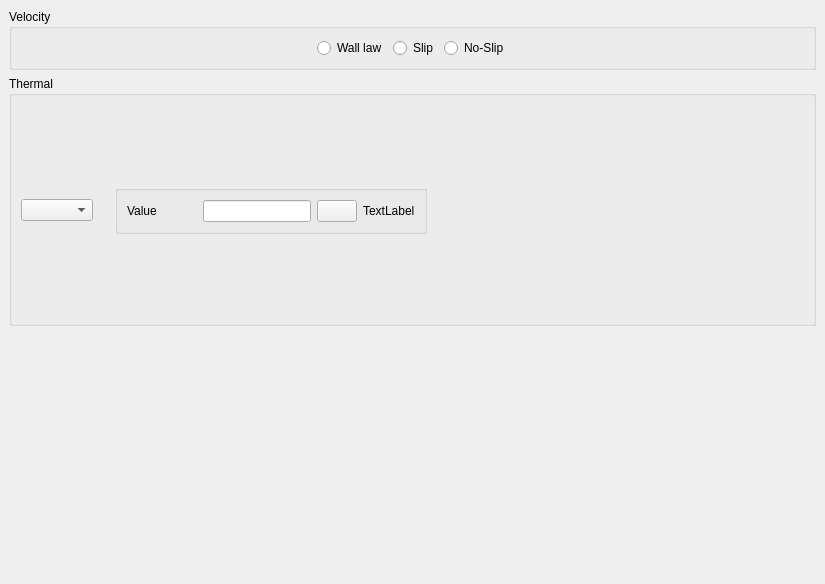
<?xml version="1.0" encoding="UTF-8"?>
<ui version="4.0">
 <class>ImmersedBoundariesBoundaryConditionsWall</class>
 <widget class="QWidget" name="ImmersedBoundariesBoundaryConditionsWall">
  <property name="geometry">
   <rect>
    <x>0</x>
    <y>0</y>
    <width>825</width>
    <height>584</height>
   </rect>
  </property>
  <property name="windowTitle">
   <string>Form</string>
  </property>
  <layout class="QVBoxLayout">
   <property name="spacing">
    <number>6</number>
   </property>
   <property name="leftMargin">
    <number>9</number>
   </property>
   <property name="topMargin">
    <number>9</number>
   </property>
   <property name="rightMargin">
    <number>9</number>
   </property>
   <property name="bottomMargin">
    <number>9</number>
   </property>
   <item>
    <widget class="QGroupBox" name="groupBoxVelocity">
     <property name="toolTip">
      <string>&lt;html&gt;&lt;head/&gt;&lt;body&gt;&lt;p&gt;&lt;span style=&quot; font-size:9pt;&quot;&gt;Specify the velocity boundary condition at walls.&lt;/span&gt;&lt;/p&gt;&lt;/body&gt;&lt;/html&gt;</string>
     </property>
     <property name="title">
      <string>Velocity</string>
     </property>
     <layout class="QGridLayout" name="_6">
      <item row="0" column="0">
       <layout class="QGridLayout" name="_7">
        <item row="0" column="0">
         <layout class="QGridLayout" name="_8">
          <item row="0" column="2">
           <widget class="QRadioButton" name="radioButtonSlip">
            <property name="toolTip">
             <string>&lt;html&gt;&lt;head/&gt;&lt;body&gt;&lt;p&gt;&lt;span style=&quot; font-size:9pt;&quot;&gt;Specify the velocity boundary condition at walls.&lt;/span&gt;&lt;/p&gt;&lt;/body&gt;&lt;/html&gt;</string>
            </property>
            <property name="text">
             <string>Slip</string>
            </property>
           </widget>
          </item>
          <item row="0" column="3">
           <widget class="QRadioButton" name="radioButtonNoSlip">
            <property name="toolTip">
             <string>&lt;html&gt;&lt;head/&gt;&lt;body&gt;&lt;p&gt;&lt;span style=&quot; font-size:9pt;&quot;&gt;Specify the velocity boundary condition at walls.&lt;/span&gt;&lt;/p&gt;&lt;/body&gt;&lt;/html&gt;</string>
            </property>
            <property name="text">
             <string>No-Slip</string>
            </property>
           </widget>
          </item>
          <item row="0" column="0">
           <spacer>
            <property name="orientation">
             <enum>Qt::Horizontal</enum>
            </property>
            <property name="sizeHint" stdset="0">
             <size>
              <width>40</width>
              <height>20</height>
             </size>
            </property>
           </spacer>
          </item>
          <item row="0" column="6">
           <spacer>
            <property name="orientation">
             <enum>Qt::Horizontal</enum>
            </property>
            <property name="sizeHint" stdset="0">
             <size>
              <width>40</width>
              <height>20</height>
             </size>
            </property>
           </spacer>
          </item>
          <item row="0" column="1">
           <widget class="QRadioButton" name="radioButtonWallLaw">
            <property name="toolTip">
             <string>&lt;html&gt;&lt;head/&gt;&lt;body&gt;&lt;p&gt;&lt;span style=&quot; font-size:9pt;&quot;&gt;Specify the velocity boundary condition at walls.&lt;/span&gt;&lt;/p&gt;&lt;/body&gt;&lt;/html&gt;</string>
            </property>
            <property name="text">
             <string>Wall law</string>
            </property>
           </widget>
          </item>
         </layout>
        </item>
       </layout>
      </item>
     </layout>
    </widget>
   </item>
   <item>
    <widget class="QGroupBox" name="groupBoxIBMThermal">
     <property name="title">
      <string>Thermal</string>
     </property>
     <layout class="QHBoxLayout">
      <property name="spacing">
       <number>6</number>
      </property>
      <property name="leftMargin">
       <number>9</number>
      </property>
      <property name="topMargin">
       <number>9</number>
      </property>
      <property name="rightMargin">
       <number>9</number>
      </property>
      <property name="bottomMargin">
       <number>9</number>
      </property>
      <item>
       <layout class="QHBoxLayout">
        <property name="spacing">
         <number>6</number>
        </property>
        <property name="leftMargin">
         <number>0</number>
        </property>
        <property name="topMargin">
         <number>0</number>
        </property>
        <property name="rightMargin">
         <number>0</number>
        </property>
        <property name="bottomMargin">
         <number>0</number>
        </property>
        <item>
         <layout class="QVBoxLayout" name="verticalLayout_2">
          <item>
           <spacer name="verticalSpacer_4">
            <property name="orientation">
             <enum>Qt::Vertical</enum>
            </property>
            <property name="sizeHint" stdset="0">
             <size>
              <width>20</width>
              <height>40</height>
             </size>
            </property>
           </spacer>
          </item>
          <item>
           <widget class="QComboBox" name="comboBoxEnergy"/>
          </item>
          <item>
           <spacer name="verticalSpacer_2">
            <property name="orientation">
             <enum>Qt::Vertical</enum>
            </property>
            <property name="sizeHint" stdset="0">
             <size>
              <width>20</width>
              <height>40</height>
             </size>
            </property>
           </spacer>
          </item>
         </layout>
        </item>
        <item>
         <spacer>
          <property name="orientation">
           <enum>Qt::Horizontal</enum>
          </property>
          <property name="sizeHint" stdset="0">
           <size>
            <width>16</width>
            <height>20</height>
           </size>
          </property>
         </spacer>
        </item>
        <item>
         <layout class="QVBoxLayout" name="verticalLayout">
          <item>
           <spacer name="verticalSpacer_3">
            <property name="orientation">
             <enum>Qt::Vertical</enum>
            </property>
            <property name="sizeHint" stdset="0">
             <size>
              <width>20</width>
              <height>40</height>
             </size>
            </property>
           </spacer>
          </item>
          <item>
           <widget class="QGroupBox" name="groupBoxEnergyValue">
            <layout class="QHBoxLayout" name="boxLayoutEnergyValue">
             <item>
              <widget class="QLabel" name="labelValue">
               <property name="text">
                <string>Value</string>
               </property>
              </widget>
             </item>
             <item>
              <spacer name="horizontalSpacer_2">
               <property name="orientation">
                <enum>Qt::Horizontal</enum>
               </property>
               <property name="sizeHint" stdset="0">
                <size>
                 <width>40</width>
                 <height>20</height>
                </size>
               </property>
              </spacer>
             </item>
             <item>
              <widget class="QLineEdit" name="lineEditEnergy"/>
             </item>
             <item>
              <widget class="QPushButton" name="pushButtonEnergy">
               <property name="text">
                <string/>
               </property>
               <property name="icon">
                <iconset>
                 <normaloff>:/new/prefix1/data/icons/22x22/edit-find-replace.png</normaloff>:/new/prefix1/data/icons/22x22/edit-find-replace.png</iconset>
               </property>
              </widget>
             </item>
             <item>
              <widget class="QLabel" name="labelEnergy">
               <property name="text">
                <string>TextLabel</string>
               </property>
              </widget>
             </item>
            </layout>
           </widget>
          </item>
          <item>
           <spacer name="verticalSpacer">
            <property name="orientation">
             <enum>Qt::Vertical</enum>
            </property>
            <property name="sizeHint" stdset="0">
             <size>
              <width>20</width>
              <height>40</height>
             </size>
            </property>
           </spacer>
          </item>
         </layout>
        </item>
       </layout>
      </item>
      <item>
       <spacer>
        <property name="orientation">
         <enum>Qt::Horizontal</enum>
        </property>
        <property name="sizeHint" stdset="0">
         <size>
          <width>51</width>
          <height>27</height>
         </size>
        </property>
       </spacer>
      </item>
     </layout>
    </widget>
   </item>
   <item>
    <spacer>
     <property name="orientation">
      <enum>Qt::Vertical</enum>
     </property>
     <property name="sizeHint" stdset="0">
      <size>
       <width>16</width>
       <height>16</height>
      </size>
     </property>
    </spacer>
   </item>
  </layout>
 </widget>
 <resources/>
 <connections/>
</ui>
